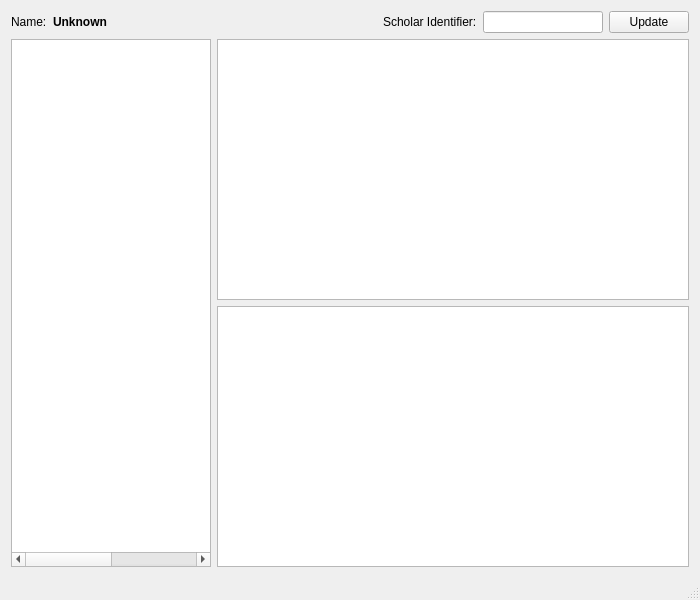
<?xml version="1.0" encoding="UTF-8"?>
<ui version="4.0">
 <class>gsp</class>
 <widget class="QMainWindow" name="gsp">
  <property name="geometry">
   <rect>
    <x>0</x>
    <y>0</y>
    <width>700</width>
    <height>600</height>
   </rect>
  </property>
  <property name="sizePolicy">
   <sizepolicy hsizetype="Maximum" vsizetype="Maximum">
    <horstretch>0</horstretch>
    <verstretch>0</verstretch>
   </sizepolicy>
  </property>
  <property name="windowTitle">
   <string>gsp</string>
  </property>
  <widget class="QWidget" name="centralWidget">
   <layout class="QGridLayout" name="gridLayout">
    <item row="0" column="0">
     <layout class="QVBoxLayout" name="verticalLayout">
      <item>
       <layout class="QHBoxLayout" name="horizontalLayout">
        <item>
         <widget class="QLabel" name="label_name">
          <property name="text">
           <string>Name:</string>
          </property>
         </widget>
        </item>
        <item>
         <widget class="QLabel" name="name">
          <property name="font">
           <font>
            <family>Arial</family>
            <weight>75</weight>
            <bold>true</bold>
           </font>
          </property>
          <property name="text">
           <string>Unknown</string>
          </property>
         </widget>
        </item>
        <item>
         <spacer name="horizontalSpacer">
          <property name="orientation">
           <enum>Qt::Horizontal</enum>
          </property>
          <property name="sizeHint" stdset="0">
           <size>
            <width>40</width>
            <height>20</height>
           </size>
          </property>
         </spacer>
        </item>
        <item>
         <widget class="QLabel" name="label_scholar">
          <property name="text">
           <string>Scholar Identifier:</string>
          </property>
         </widget>
        </item>
        <item>
         <widget class="QLineEdit" name="lineEdit">
          <property name="minimumSize">
           <size>
            <width>120</width>
            <height>0</height>
           </size>
          </property>
          <property name="maximumSize">
           <size>
            <width>120</width>
            <height>16777215</height>
           </size>
          </property>
          <property name="text">
           <string/>
          </property>
         </widget>
        </item>
        <item>
         <widget class="QPushButton" name="pushButton">
          <property name="text">
           <string>Update</string>
          </property>
         </widget>
        </item>
       </layout>
      </item>
      <item>
       <layout class="QHBoxLayout" name="horizontalLayout_2">
        <item>
         <widget class="QTableWidget" name="tableWidget_2">
          <property name="enabled">
           <bool>true</bool>
          </property>
          <property name="maximumSize">
           <size>
            <width>200</width>
            <height>16777215</height>
           </size>
          </property>
          <property name="columnCount">
           <number>2</number>
          </property>
          <attribute name="horizontalHeaderVisible">
           <bool>false</bool>
          </attribute>
          <attribute name="verticalHeaderVisible">
           <bool>false</bool>
          </attribute>
          <column/>
          <column/>
         </widget>
        </item>
        <item>
         <layout class="QVBoxLayout" name="verticalLayout_2">
          <property name="sizeConstraint">
           <enum>QLayout::SetNoConstraint</enum>
          </property>
          <item>
           <widget class="QTableWidget" name="tableWidget">
            <property name="sizeAdjustPolicy">
             <enum>QAbstractScrollArea::AdjustToContents</enum>
            </property>
            <property name="alternatingRowColors">
             <bool>true</bool>
            </property>
            <property name="selectionMode">
             <enum>QAbstractItemView::SingleSelection</enum>
            </property>
            <property name="showGrid">
             <bool>true</bool>
            </property>
            <property name="columnCount">
             <number>3</number>
            </property>
            <attribute name="horizontalHeaderVisible">
             <bool>false</bool>
            </attribute>
            <attribute name="horizontalHeaderCascadingSectionResizes">
             <bool>false</bool>
            </attribute>
            <attribute name="horizontalHeaderMinimumSectionSize">
             <number>15</number>
            </attribute>
            <attribute name="horizontalHeaderShowSortIndicator" stdset="0">
             <bool>true</bool>
            </attribute>
            <attribute name="horizontalHeaderStretchLastSection">
             <bool>false</bool>
            </attribute>
            <attribute name="verticalHeaderHighlightSections">
             <bool>true</bool>
            </attribute>
            <column>
             <property name="text">
              <string>Titel</string>
             </property>
            </column>
            <column>
             <property name="text">
              <string>Citations</string>
             </property>
             <property name="textAlignment">
              <set>AlignCenter</set>
             </property>
            </column>
            <column>
             <property name="text">
              <string>Year</string>
             </property>
             <property name="textAlignment">
              <set>AlignCenter</set>
             </property>
            </column>
           </widget>
          </item>
          <item>
           <widget class="QTableWidget" name="tableWidget_3"/>
          </item>
         </layout>
        </item>
       </layout>
      </item>
     </layout>
    </item>
   </layout>
  </widget>
  <widget class="QStatusBar" name="statusBar"/>
 </widget>
 <layoutdefault spacing="6" margin="11"/>
 <resources/>
 <connections/>
</ui>
